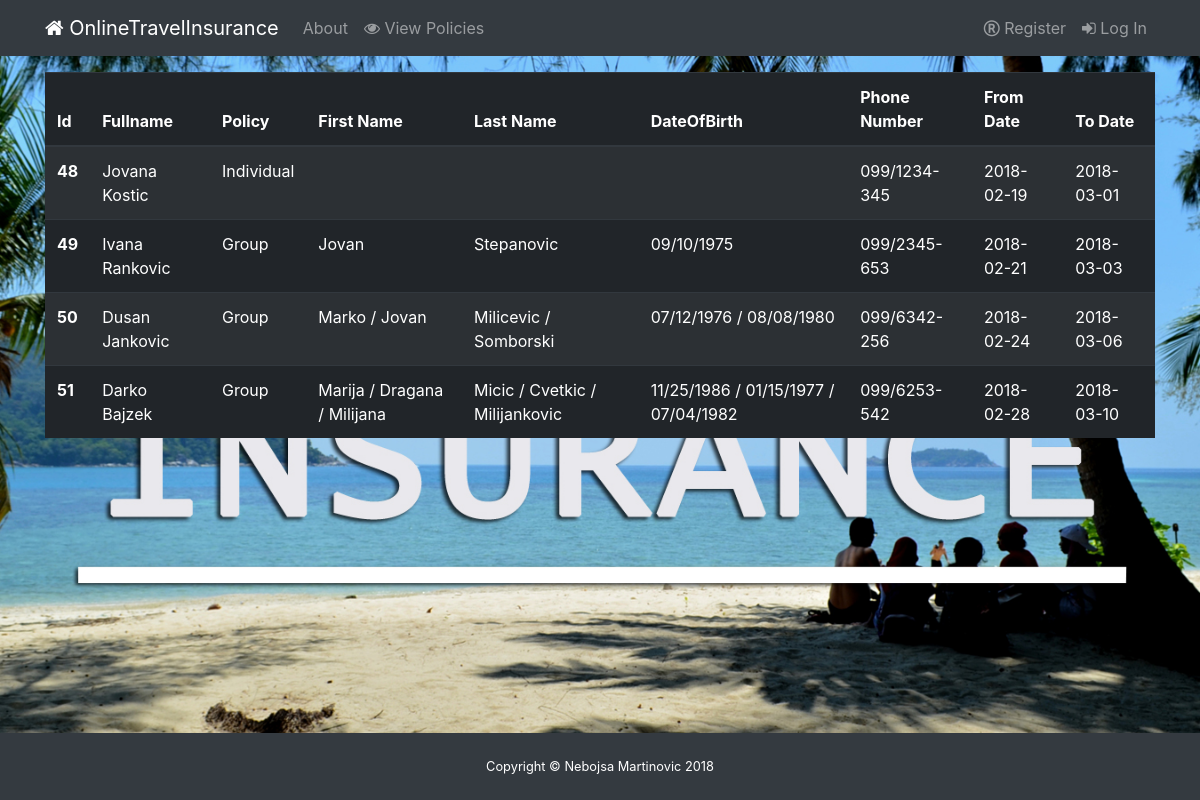
The page /pages/policies on the database its author committed.
### tables this page shows
CREATE TABLE `policies` (
  `id` int(11) NOT NULL,
  `fullname` varchar(255) NOT NULL,
  `customer_id` int(11) NOT NULL,
  `policy` varchar(255) NOT NULL,
  `firstname` varchar(255) NOT NULL,
  `lastname` varchar(255) NOT NULL,
  `dateofbirth` varchar(255) NOT NULL,
  `phone` varchar(255) NOT NULL,
  `from_date` date NOT NULL,
  `to_date` date NOT NULL
);

### controllers/Pages.php (called while the page is built, shortened)
<?php
class Pages extends Controller{
    public function __construct(){
        $this->policyModel = $this->model('Policy');
    }
    public function policies(){
        $policies = $this->policyModel->show();
        $data = array(
            'policies' => $policies
        );
        $this->view('pages/show',$data);
    }
}

### libraries/Core.php (called while the page is built, shortened)
<?php
class Core{
    protected $currentMethod = 'index';
    public function __construct(){
        $url = $this->getUrl();
        if(file_exists('controllers/'.ucwords($url[0]).'.php')){
            unset($url[0]);
        }
        $this->currentController = new $this->currentController;
        if(isset($url[1])){
            if(method_exists($this->currentController, $url[1])){
                $this->currentMethod = $url[1];
                unset($url[1]);
            }
        }
        $this->params = $url ? array_values($url) : [];
        call_user_func_array([$this->currentController,$this->currentMethod],$this->params);
    }
    public function getUrl(){
        if(isset($_GET['url'])){
            $url = rtrim($_GET['url'], '/');
            $url = filter_var($url, FILTER_SANITIZE_URL);
            $url = explode('/', $url);
            return $url;
        }
    }
}

### index.php (called while the page is built, shortened)
<?php
$init = new Core;

### libraries/ActiveRecord.php (called while the page is built, shortened)
<?php
class ActiveRecord{
    private static $db;
    public static function getAll(){
        $tableName = static::$tableName;
        $q = "SELECT * FROM {$tableName}";
        $q = self::$db->query($q);
        $results = $q->fetchAll(PDO::FETCH_OBJ);
        return $results;
    }
    public static function init(){
        self::$db = Connect::getInstance();
    }
}

### models/policy.php (called while the page is built, shortened)
<?php
class Policy extends ActiveRecord{
    public function show(){
        $policies = static::getAll();
        return $policies;
    }
}

### views/pages/show.php (the view)
<?php require APPROOT . '/views/includes/header.php'; ?>
<table class="table table-striped table-dark mt-3">
  <thead>
    <tr>
      <th scope="col">Id</th>
      <th scope="col">Fullname</th>
      <th scope="col">Policy</th>
      <th scope="col">First Name</th>
      <th scope="col">Last Name</th>
      <th scope="col">DateOfBirth</th>
      <th scope="col">Phone Number</th>
      <th scope="col">From Date</th>
      <th scope="col">To Date</th>
    </tr>
  </thead>
  <tbody>
   <?php foreach($data['policies'] as $policy): ?>
    <tr>
      <th scope="row"><?php echo $policy->id; ?></th>
      <td><?php echo $policy->fullname; ?></td>
      <td><?php echo $policy->policy; ?></td>
      <td><?php echo $policy->firstname; ?></td>
      <td><?php echo $policy->lastname; ?></td>
      <td><?php echo $policy->dateofbirth; ?></td>
      <td><?php echo $policy->phone; ?></td>
      <td><?php echo $policy->from_date; ?></td>
      <td><?php echo $policy->to_date; ?></td>
    </tr>
    <?php endforeach; ?>
  </tbody>
</table>
<?php require APPROOT . '/views/includes/footer.php'; ?>

### libraries/Controller.php (shortened to what this page needs)
<?php
class Controller{
    public function view($view,$data = []){
        if(file_exists('views/'.$view.'.php')){
            require_once 'views/'.$view.'.php';
        }else{
            die('View does not exist');
        }
    }
}

### views/includes/header.php (shortened to what this page needs)
<!DOCTYPE html>
<html lang="en">
<head>
    <link rel="stylesheet" href="https://maxcdn.bootstrapcdn.com/bootstrap/4.0.0/css/bootstrap.min.css">
    <link rel="stylesheet" href="https://maxcdn.bootstrapcdn.com/font-awesome/4.7.0/css/font-awesome.min.css">
    <link href="<?php echo URLROOT; ?>/css/custom.css" rel="stylesheet">
</head>
<body>
    <nav class="navbar navbar-expand-md navbar-dark bg-dark">
        <div class="container">
            <a class="navbar-brand" href="<?php echo URLROOT; ?>"><i class="fa fa-home"></i> OnlineTravelInsurance</a>
            <div class="collapse navbar-collapse" id="navbarsExampleDefault">
                <ul class="navbar-nav mr-auto">
                    <li class="nav-item">
                        <a class="nav-link" href="<?php echo URLROOT; ?>/pages/about">About </a>
                    </li>
                    <li class="nav-item">
                        <a class="nav-link" href="<?php echo URLROOT; ?>/pages/policies"><i class="fa fa-eye"></i> View Policies</a>
                    </li>
                </ul>
                <ul class="navbar-nav ml-auto">
                    <?php if(isset($_SESSION['customer_id'])): ?>
                    <li class="nav-item">
                        <a class="nav-link" href="#">Welcome <?php echo $_SESSION['customer_name']; ?></a>
                    </li>
                    <li class="nav-item">
                        <a class="nav-link" href="<?php echo URLROOT; ?>/customers/logout"><i class="fa fa-sign-out"></i> Logout</a>
                    </li>
                    <li class="nav-item">
                        <a class="nav-link" href="<?php echo URLROOT; ?>/policies/index"><i class="fa fa-shopping-cart"></i> Buy Policy</a>
                    </li>
                    <?php else: ?>
                    <li class="nav-item">
                        <a class="nav-link" href="<?php echo URLROOT; ?>/customers/register"><i class="fa fa-registered"></i> Register</a>
                    </li>
                    <li class="nav-item">
                        <a class="nav-link" href="<?php echo URLROOT; ?>/customers/login"><i class="fa fa-sign-in"></i> Log In</a>
                    </li>
                    <?php endif; ?>
                </ul>
            </div>
        </div>
    </nav>
    <div class="container">

### views/includes/footer.php
</div>
<footer class="py-4 bg-dark fixed-bottom">
    <div class="container">
        <p class="m-0 text-center text-white small">Copyright &copy; Nebojsa Martinovic 2018</p>
    </div>
</footer>
</body>
</html>

### css/custom.css (style rules this page uses)
body { background-image: url('../img/Travel_Insurance.jpg'); background-repeat: no-repeat; background-size: cover; background-position: center; background-attachment: fixed; }

### rows shown on the page
policies: id "48", fullname "Jovana Kostic", policy "Individual", phone "099/1234-345", from_date "2018-02-19", to_date "2018-03-01"
policies: id "49", fullname "Ivana Rankovic", policy "Group", firstname "Jovan", lastname "Stepanovic", dateofbirth "09/10/1975", phone "099/2345-653", from_date "2018-02-21", to_date "2018-03-03"
policies: id "50", fullname "Dusan Jankovic", policy "Group", firstname "Marko / Jovan", lastname "Milicevic / Somborski", dateofbirth "07/12/1976 / 08/08/1980", phone "099/6342-256", from_date "2018-02-24", to_date "2018-03-06"
policies: id "51", fullname "Darko Bajzek", policy "Group", firstname "Marija / Dragana / Milijana", lastname "Micic / Cvetkic / Milijankovic", dateofbirth "11/25/1986 / 01/15/1977 / 07/04/1982", phone "099/6253-542", from_date "2018-02-28", to_date "2018-03-10"
